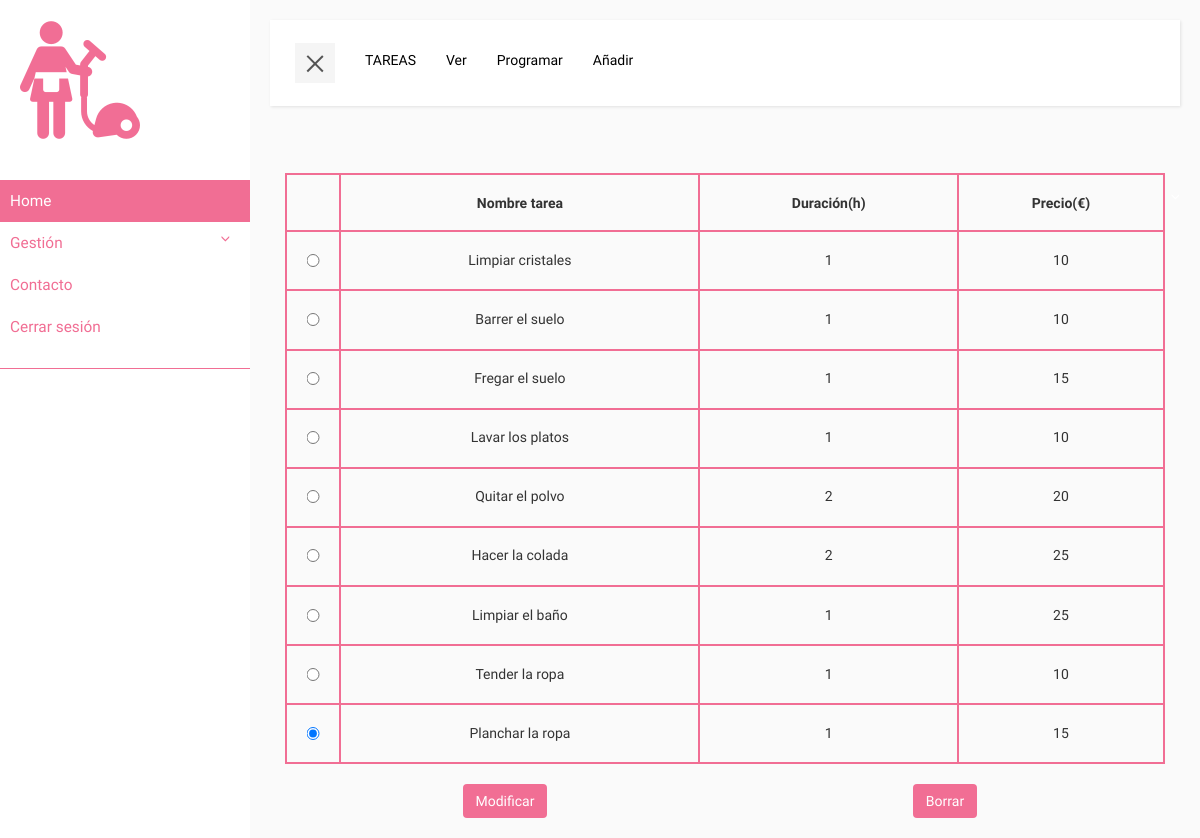
The app's page /ProyectoNetbeans/assets/components/home/view.php?gestion=tareas (signed in) with its own data.
### tables this page shows
CREATE TABLE `tarea` (
  `P_tarea` int(11) NOT NULL,
  `duracion_h` int(11) DEFAULT NULL,
  `comentarios` varchar(100) NOT NULL,
  `precio` int(2) NOT NULL,
  `A_tipo_tarea` int(11) NOT NULL
);

CREATE TABLE `tipo_tarea` (
  `P_tipo_tarea` int(11) NOT NULL,
  `texto` varchar(30) NOT NULL
);

### ProyectoNetbeans/assets/components/home/model.php (called while the page is built, shortened)
<?php
require_once './../clases/tipo_tarea.php';
class modelClass
{
    function verTareas()
    {
        try {
            $opciones = array(PDO::MYSQL_ATTR_INIT_COMMAND => "SET NAMES utf8");
            $conn = new PDO('mysql:host=localhost;dbname=2019p_icarazo', 'root', '', $opciones);
            $conn->setAttribute(PDO::ATTR_ERRMODE, PDO::ERRMODE_EXCEPTION);
        } catch (PDOException $e) {
            echo $e->getCode();
            echo 'Error en la conexión: ' . $e->getMessage();
            exit();
        }
        $stmt = $conn->prepare("SELECT * FROM tarea t, tipo_tarea ti WHERE t.A_tipo_tarea = ti.P_tipo_tarea");
        $stmt->execute();
        $tareas = array();
        $resultado = $stmt->fetch();
        while ($resultado != null) {
            $tarea = new Tipo_tarea($resultado);
            array_push($tareas, $tarea);
            $resultado = $stmt->fetch();
        }
        return $tareas;
    }
}

### ProyectoNetbeans/assets/components/clases/tipo_tarea.php (called while the page is built, shortened)
<?php
require_once 'tarea.php';
class Tipo_tarea extends Tarea{
    private $P_tipo_tarea;
    private $texto;
    public function __construct($row) {
        $this->duracion_h = $row["duracion_h"];
        $this->precio = $row["precio"];
        $this->P_tipo_tarea = $row["P_tipo_tarea"];
        $this->texto = $row["texto"];
    }
    public function getP_tipo_tarea(){
        return $this->P_tipo_tarea;
    }
    public function getTexto(){
        return $this->texto;
    }
}

### ProyectoNetbeans/assets/components/clases/tarea.php (called while the page is built, shortened)
<?php
class Tarea{
    private $duracion_h;
    private $precio;
    public function __construct($row) {
        $this->duracion_h = $row["duracion_h"];
        $this->precio = $row["precio"];
    }
    public function getDuracion_h(){
        return $this->duracion_h;
    }
    public function getPrecio(){
        return $this->precio;
    }
}

### ProyectoNetbeans/assets/components/home/controller-tareas.php (the view, shortened to what this page needs)
<?php
function tablaVistaTareas()
{
    $tablaHTML= "<div id='tablaVista' class='container-fluid'>
    <form method='POST' action='?tarea=modificar'>
        <table class='col-md-12 table table-bordered table-hover table-responsive'>
            <thead>
                <tr>
                    <th>&nbsp;&nbsp;&nbsp;&nbsp;</th>
                    <th class='text-center'>Nombre tarea</th>
                    <th class='text-center'>Duración(h)</th>
                    <th class='text-center'>Precio(€)</th>
                </tr>
            </thead>
            <tbody>";
            $model = new modelClass();
            $tareas = $model->verTareas();
            foreach ($tareas as $value) {
                $tablaHTML.= "
                <tr>
                    <td>
                        <input class='radio' type='radio' value='" . $value->getP_tipo_tarea() . "' name='btnRadioTarea' checked>
                    </td>
                    <td class='text-center'>" . $value->getTexto() . "</td>
                    <td class='text-center'>" . $value->getDuracion_h() . "</td>
                    <td class='text-center'>" . $value->getPrecio() . "</td>
                </tr>"; } $tablaHTML.= "</tbody>
        </table>
        <div class='col-md-6'>
                <button id='modificarTarea' name='modificarTarea' type='submit' class='btn estilo-btn modBorr center-block'>Modificar</button>
            </div>
    </form>
    <div class='col-md-6'>
        <form method='POST' action='?tarea=ver'>
            <button id='borrarTarea' name='borrarTarea' type='submit' class='btn estilo-btn modBorr center-block'>Borrar</button>
        </form>
    </div>
    </div>";
return $tablaHTML;
}
function formShowTareas()
{
    $contenido = "" .
    tablaVistaTareas()
     . "";
    return $contenido;
}
function menuTareas($tipoGestion)
{
    $contenido = "<div class='col-md-12 collapse navbar-collapse' id='bs-example-navbar-collapse-1'>
    <ul class='nav navbar-nav navbar-right'>
        <li><a>". strtoupper($tipoGestion) ."</a></li>
        <li><a href='?tarea=ver'>Ver</a></li>
        <li><a href='?tarea=programar'>Programar</a></li>
        <li><a href='?tarea=anadir'>Añadir</a></li>
    </ul>
</div>
</div>
</nav>";
    return $contenido;
}

### ProyectoNetbeans/assets/css/home.css (style rules this page uses)
* { font-family: 'Cousine'; }
body { background: #fafafa; }
a, a:hover, a:focus { color: inherit; text-decoration: none; transition: all 0.3s; }
.navbar-default .navbar-nav>li>a { color: black; }
@media (min-width: 769px) { #tablaVista { padding-top: 3%; } }
@media (min-width: 769px) { #tablaVista th, #tablaVista td { padding: 2%; } }
.estilo-btn { background-color: #f16e94 !important; color: #fff; }
#tablaVista table, #tablaVista th, #tablaVista td { border: 2px solid #f16e94; }
.radio { display: inline-block; left: 50%; transform: translateX(-50%); }

### records on screen
tarea: A_tipo_tarea.texto "Limpiar cristales", duracion_h "1", precio "10"
tarea: A_tipo_tarea.texto "Barrer el suelo", duracion_h "1", precio "10"
tarea: A_tipo_tarea.texto "Fregar el suelo", duracion_h "1", precio "15"
tarea: A_tipo_tarea.texto "Lavar los platos", duracion_h "1", precio "10"
tarea: A_tipo_tarea.texto "Quitar el polvo", duracion_h "2", precio "20"
tarea: A_tipo_tarea.texto "Hacer la colada", duracion_h "2", precio "25"
tarea: A_tipo_tarea.texto "Limpiar el baño", duracion_h "1", precio "25"
tarea: A_tipo_tarea.texto "Tender la ropa", duracion_h "1", precio "10"
tarea: A_tipo_tarea.texto "Planchar la ropa", duracion_h "1", precio "15"

### other values on screen
$tipoGestion "TAREAS"
